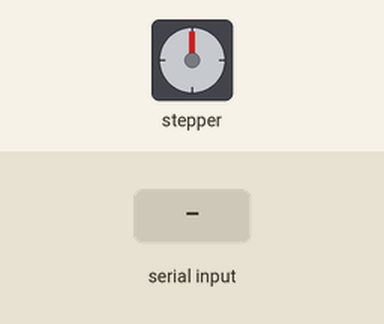
Recording of a sketch running on a simulated ESP32. Shown: stepper motor. Wiring (inferred from the names in the program): stepper motor driver (200 steps per turn assumed): step GPIO 25; direction GPIO 26. Inputs (shaded band) come from the test bench. What the sketch prints to the serial monitor is not drawn.

Above: at 0.8 s.
0.9 s: "90,45\n" received over Serial
At 1.08 s:
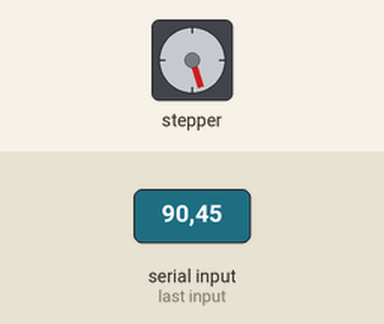
Timing chart, 0 to 9.9 s (numbered marks = the images above; inputs shaded):
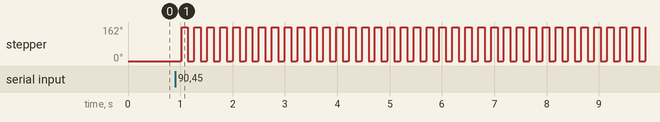

The sketch:

Stepper_Loop.ino
```cpp
/**
*This scripts performs a loop to move a stepper motor in both directions until
*the user takes the supply voltage of the esp.
* It is designed to work with esp32 dev kit, stepper motor Nema17 and stepper driver tb6560.
*Author: Emilio Arredondo Payán
*Organisation: Universidad de Monterrey
*Contact: emilio.arredondop@udem.edu
*First created: October 06 2025
*Last updated: October 06 2025
*/
int pasos = 0;       // Número de pasos
bool direccion =true;   // Dirección: 0 o 1
#define STEP_PIN 25
#define DIR_PIN 26

void setup() {
  Serial.begin(115200);
  while (!Serial) {
    ; // Espera a que se abra el monitor serial
  }
  Serial.println("Programa iniciado");

  pinMode(STEP_PIN, OUTPUT); // STEP
  pinMode(DIR_PIN, OUTPUT); // DIR
  direccion = true;
  // ---- Preguntar pasos ----
  Serial.println("¿Cuántos pasos quieres?");
  while (Serial.available() == 0) {
    // Espera activa
  }
  pasos = Serial.parseInt();

}

void loop() {
  // Configurar pin 26 según dirección
  if (direccion) {
    digitalWrite(DIR_PIN, HIGH);
  } else {
    digitalWrite(DIR_PIN, LOW);
  }

  delay(100);

  //Tb6560 max clk frequency = 15KHz @min 30 us min clock pulse width
  //V = 4000 steps/sec = 1200 rpm = 20 rps; 1 step @ 0.25ms
  //F = 4000 Hz; P = 0.25ms = 250 us
  // ---- Generar los pulsos en pin 25 ----
  for (int i = 0; i < pasos; i++) {
    digitalWrite(STEP_PIN, HIGH);   // Pulso ON
    delayMicroseconds(125);                // 10 ms encendido
    digitalWrite(STEP_PIN, LOW);    // Pulso OFF
    delayMicroseconds(125);                // 10 ms apagado
  }
  direccion = !direccion;
}
```

Measured:
- after the input at 0.9 s, stepper: 0° → 1° after 0.10 s, then repeats every 0.25 s: 162° 0.10 s, 160° 0.02 s, 0° 0.10 s, 1° 0.02 s
